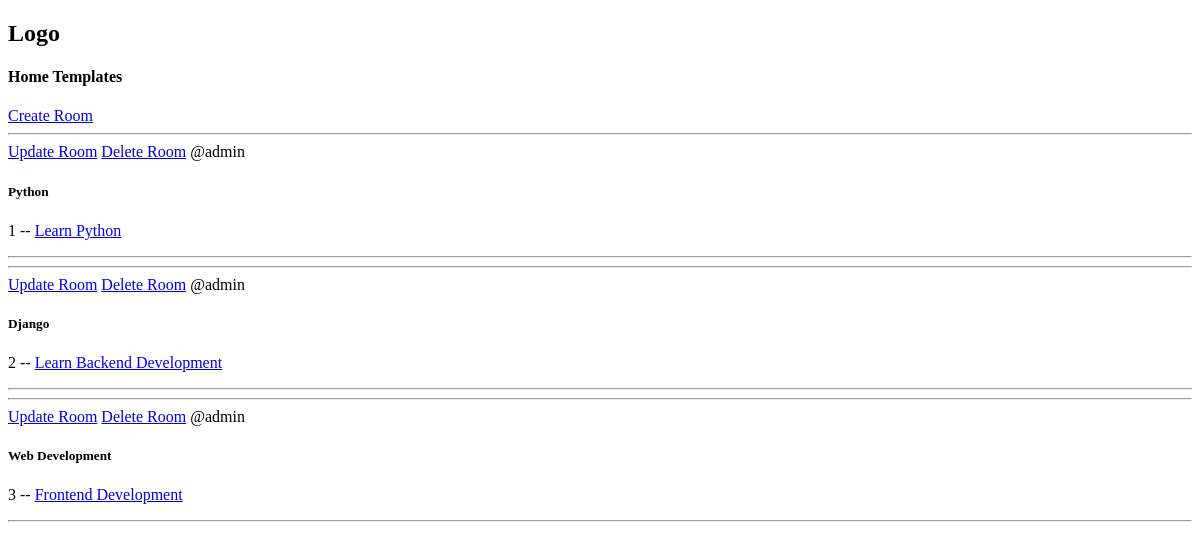
Before: / with the older database file.
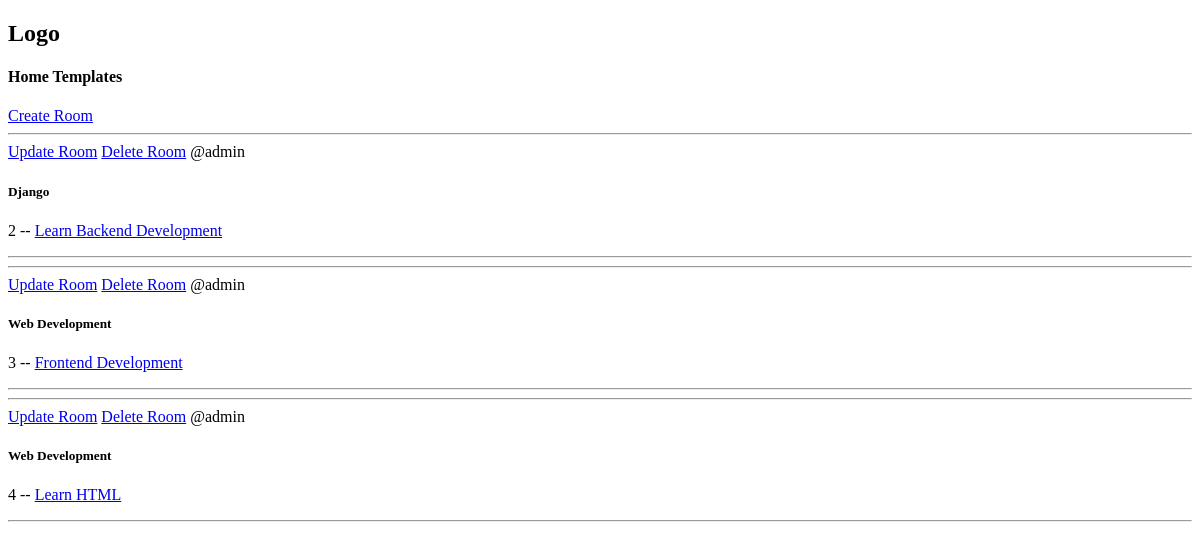
After: the same page with the newer database file.
### base/models.py (models this page shows, shortened)
class Room(models.Model):
    host = models.ForeignKey(User,on_delete=models.SET_NULL, null=True)
    topic = models.ForeignKey(Topic,on_delete=models.SET_NULL, null=True)
    name = models.CharField(max_length=200)
    description = models.TextField(null=True,blank=True)
    updated = models.DateTimeField(auto_now=True)
    created = models.DateTimeField(auto_now_add=True)

class Topic(models.Model):
    name = models.CharField(max_length=200)

### base/views.py (the view)
def home(request):
    rooms = Room.objects.all()
    context = {'rooms': rooms}
    return render(request,'base/home.html',context)

### base/templates/base/home.html
{% extends 'main.html' %}
{% block content %}
<h4>Home Templates</h4>
<div>
    <a href="{% url 'create-room' %}">Create Room</a>
    {% for room in rooms %}
        <div>
            <hr>
            <a href="{% url 'update-room' room.id %}">Update Room</a>
            <a href="{% url 'delete-room' room.id %}">Delete Room</a>
            <span>@{{ room.host.username }}</span>
            <h5> {{ room.topic.name }} </h5>
            <p>{{room.id}} -- <a href="/room/{{room.id}}">{{room.name}}</a> </p>
        <hr>
        </div>
    {% endfor %}
</div>
{% endblock  %}

Changed rows visible on the page:
removed Room: host.username "admin", topic.name "Python", id "1", name "Learn Python"
added Room: host.username "admin", topic.name "Web Development", id "4", name "Learn HTML"
